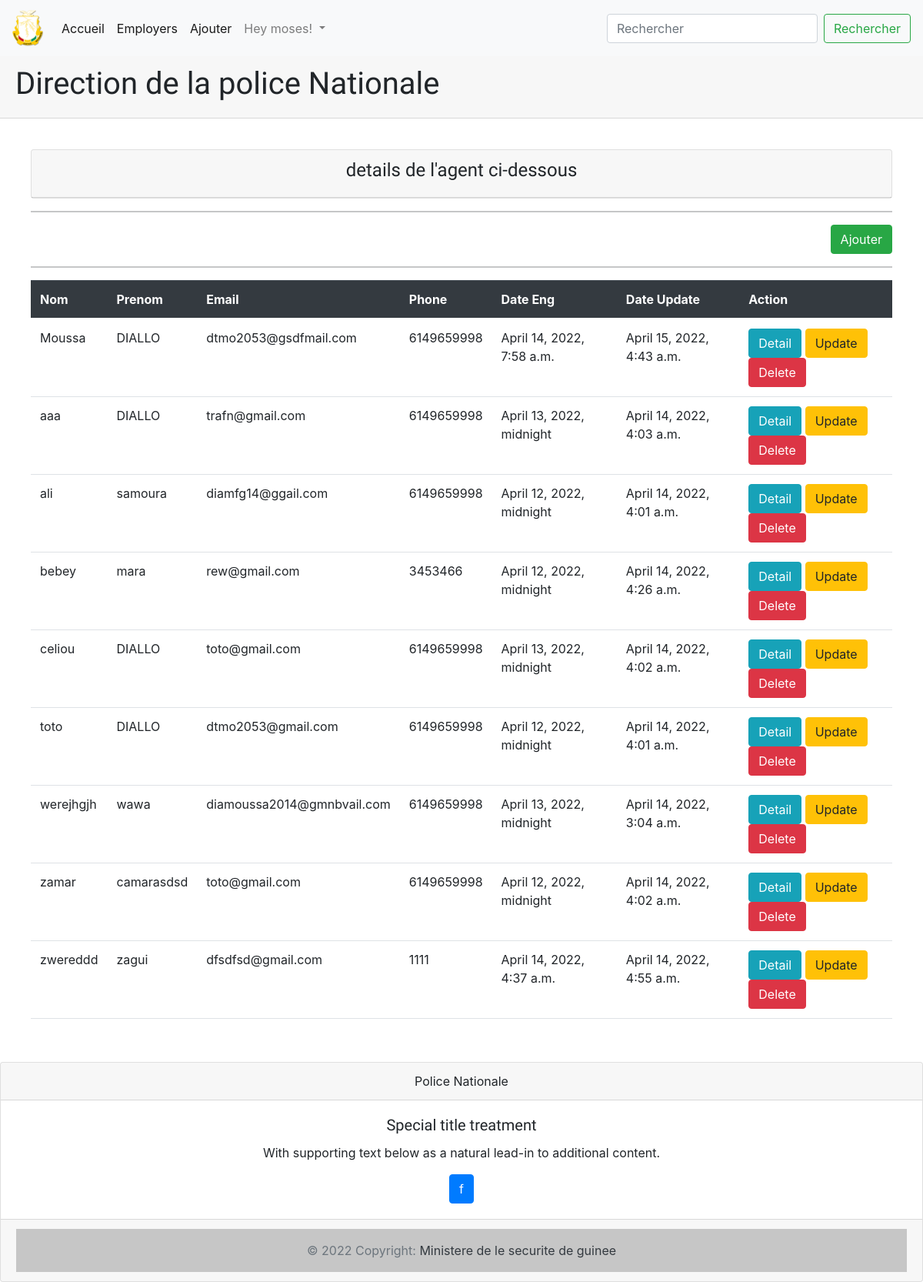
The app's page /employers-search (signed in), older data.
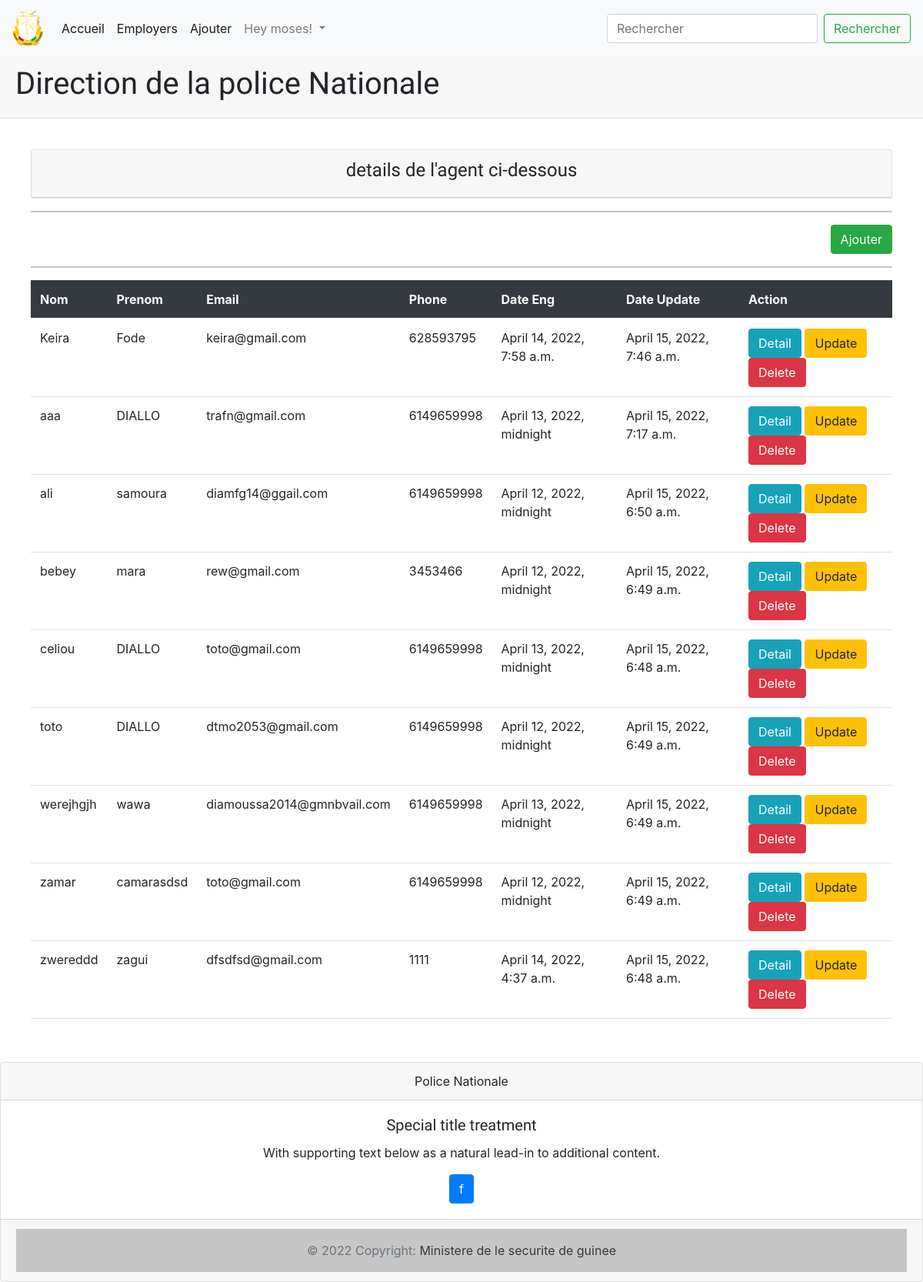
The same page, newer data.
### employers/models.py (models this page shows, shortened)
class Employers(models.Model):
    firstname = models.CharField(max_length=250)
    lastname = models.CharField(max_length=250)
    email = models.EmailField()
    status = models.CharField(max_length=60,
                              choices=choice,
                              default='1'
                              )
    matricule = models.CharField(max_length=350, null=True)
    phone = models.CharField(max_length=50)
    image = models.ImageField(upload_to='images')
    registrationDate = models.DateTimeField(auto_now_add=True)
    date_updated = models.DateTimeField(auto_now=True)

### employers/views.py (the view)
# urls.py: path('employers-search', views.EmployerSearch, name='employers-search'),
def EmployerSearch(request):
    search_post = request.GET.get('search')
    if search_post:
        employers = Employers.objects.filter(
            Q(pk=search_post))
    else:
        employers = Employers.objects.all().order_by("firstname")
    return render(request, "employers-search.html", {'employers': employers,
                                                     })

### employers/templates/employers-search.html (shortened to what this page needs)
{% extends "base.html" %} {% block content %} {% if user.is_authenticated %}
<div class="card-body">
  <div class="card">
    <div class="card-header">
      <h4 class="text-center">details de l'agent ci-dessous</h4>
    </div>
  </div>
  <hr />
  <div class="text-right">
    <a type="button" class="btn btn-success" href="{%url 'employer-create' %}"
      >Ajouter</a
    >
  </div>
  <hr />
  <div class="table-responsive">
    <table class="table">
      <thead class="thead-dark">
        <tr>
          <th scope="col">Nom</th>
          <th scope="col">Prenom</th>
          <th scope="col">Email</th>
          <th scope="col">Phone</th>
          <th scope="col">Date Eng</th>
          <th scope="col">Date Update</th>
          <th scope="col">Action</th>
        </tr>
      </thead>
      <tbody>
        {% for employers in employers %} {% if employers is not None %}
        <tr>
          <td>{{ employers.firstname }}</td>
          <td>{{ employers.lastname }}</td>
          <td>{{ employers.email }}</td>
          <td>{{ employers.phone }}</td>
          <td>{{ employers.registrationDate }}</td>
          <td>{{ employers.date_updated }}</td>
          <td>
            <a
              type="button"
              class="btn btn-info"
              href="/employer-detail/{{ employers.pk }}"
              >Detail</a
            >
            <a
              type="button"
              class="btn btn-warning"
              href="/employer-update/{{ employers.pk }}"
              >Update</a
            >
            {% if perms.auth.delete_user %}
            <a
              type="button"
              class="btn btn-danger"
              href="/employer-delete/{{ employers.id }}"
              >Delete</a
            >
            {% endif %}
          </td>
        </tr>
        {% else %}
        <td>No found</td>
        {% endif%} {% endfor %}
      </tbody>
    </table>
  </div>
</div>
  {% else %}
  <p>Vous n'etes pas connecter</p>
  <a class="btn btn-outline-primary" href="{% url 'login' %}">Connecter ici</a>
  {% endif %}
  {% endblock %}

### employers/templates/base.html (shortened to what this page needs)
{% load static %}
<!DOCTYPE html>
<html lang="en">
  <head>
    <link href="{% static 'assets/vendor/aos/aos.css' %}" rel="stylesheet" />
    <link
      href="{% static 'assets/vendor/bootstrap/css/bootstrap.min.css' %}"
      rel="stylesheet"
    />
    <link
      href="{% static 'assets/vendor/bootstrap-icons/bootstrap-icons.css' %}"
      rel="stylesheet"
    />
    <link
      href="{% static 'assets/vendor/boxicons/css/boxicons.min.css' %}"
      rel="stylesheet"
    />
    <link
      href="{% static 'assets/vendor/glightbox/css/glightbox.min.css' %}"
      rel="stylesheet"
    />
    <link
      href="{% static 'assets/vendor/swiper/swiper-bundle.min.css' %}"
      rel="stylesheet"
    />
    <link href="{% static 'assets/css/style.css'%}" rel="stylesheet" />
    <link
      rel="stylesheet"
      href="https://stackpath.bootstrapcdn.com/bootstrap/4.5.0/css/bootstrap.min.css"
    />
  </head>
  <body>
    <nav class="navbar navbar-expand-lg navbar-light bg-light">
      <a class="navbar-brand" href="{% url 'index' %}"
        ><img src="{% static 'assets/img/logo.png' %}" alt="" title=""
      /></a>
      <div class="collapse navbar-collapse" id="navbarSupportedContent">
        <ul class="navbar-nav mr-auto">
          {% if user.is_authenticated %}
          <li class="nav-item active">
            <a class="nav-link" href="{% url 'employers-list' %}"
              >Accueil <span class="sr-only">(current)</span></a
            >
          </li>
          <li class="nav-item">
            <a class="nav-link active" href="{% url 'employers-list' %}"
              >Employers</a
            >
          </li>
          <li class="nav-item">
            <a class="nav-link active" href="{% url 'employer-create' %}"
              >Ajouter</a
            >
          </li>
          <li class="nav-item dropdown">
            <a
              class="nav-link dropdown-toggle"
              href="#"
              id="navbarDropdown"
              role="button"
              data-toggle="dropdown"
              aria-haspopup="true"
              aria-expanded="false"
            >
              Hey {{user.username}}!
            </a>
          </li>
          {% endif %}
        </ul>
        <form
          class="form-inline my-2 my-lg-0"
          action="{% url 'employers-search' %}"
        >
          <input
            class="form-control mr-sm-2"
            type="search"
            placeholder="Rechercher"
            aria-label="Search"
            name="search"
          />
          <button class="btn btn-outline-success my-2 my-sm-0" type="submit">
            Rechercher
          </button>
        </form>
      </div>
    </nav>
    <div class="card-header">
      <h1>Direction de la police Nationale</h1>
    </div>
    <div class="card-body">{% block content %} {% endblock %}</div>
    <div class="card text-center">
      <div class="card-header">Police Nationale</div>
      <div class="card-body">
        <h5 class="card-title">Special title treatment</h5>
        <p class="card-text">
          With supporting text below as a natural lead-in to additional content.
        </p>
        <a href="#" class="btn btn-primary">f</a>
      </div>
      <div class="card-footer text-muted">
        <div
          class="text-center p-3"
          style="background-color: rgba(0, 0, 0, 0.2)"
        >
          © 2022 Copyright:
          <a class="text-dark" href="https://meanc.com/"
            >Ministere de le securite de guinee</a
          >
        </div>
      </div>
    </div>
  </body>
</html>

### employers/static/assets/css/style.css (style rules this page uses)
body { font-family: "Open Sans", sans-serif; color: #272829; background-image: url("https://www.transparenttextures.com/patterns/cubes.png"); }
a { color: #0563bb; text-decoration: none; }
h1, h2, h3, h4, h5, h6 { font-family: "Raleway", sans-serif; }

Row changes from the older to the newer data that the page shows:
changed Employers: firstname "Moussa" → "Keira"; lastname "DIALLO" → "Fode"; email "dtmo2053@gsdfmail.com" → "keira@gmail.com"; phone "6149659998" → "628593795"; date_updated "April 15, 2022, 4:43 a.m." → "April 15, 2022, 7:46 a.m."
changed Employers "aaa": date_updated "April 14, 2022, 4:03 a.m." → "April 15, 2022, 7:17 a.m."
changed Employers "ali": date_updated "April 14, 2022, 4:01 a.m." → "April 15, 2022, 6:50 a.m."
changed Employers "bebey": date_updated "April 14, 2022, 4:26 a.m." → "April 15, 2022, 6:49 a.m."
changed Employers "celiou": date_updated "April 14, 2022, 4:02 a.m." → "April 15, 2022, 6:48 a.m."
changed Employers "toto": date_updated "April 14, 2022, 4:01 a.m." → "April 15, 2022, 6:49 a.m."
changed Employers "werejhgjh": date_updated "April 14, 2022, 3:04 a.m." → "April 15, 2022, 6:49 a.m."
changed Employers "zamar": date_updated "April 14, 2022, 4:02 a.m." → "April 15, 2022, 6:49 a.m."
changed Employers "zwereddd": date_updated "April 14, 2022, 4:55 a.m." → "April 15, 2022, 6:48 a.m."
